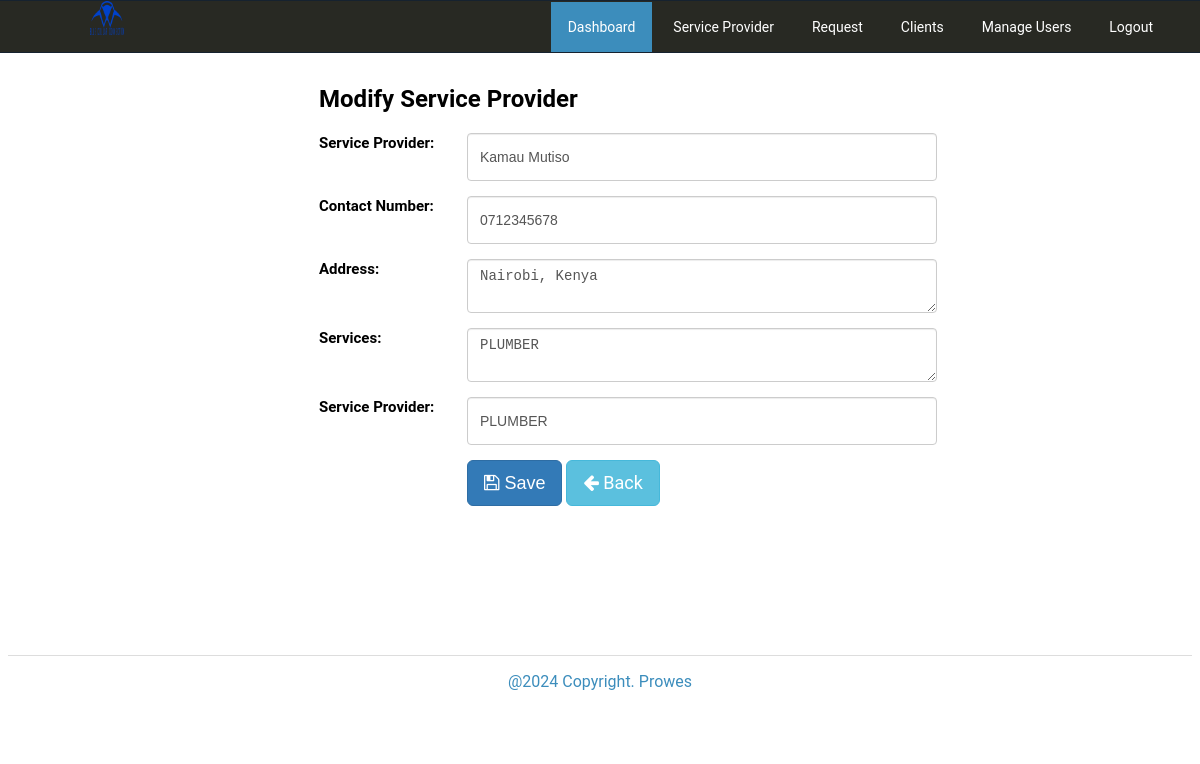
Screenshot of /admin/services/index.php?view=edit&id=4 (signed in) with the database file from the repository.
### tables this page shows
CREATE TABLE `tblserviceprovider` (
  `ServiceID` int(11) NOT NULL,
  `ServiceName` varchar(90) NOT NULL,
  `ServiceContact` varchar(30) NOT NULL,
  `ServiceAddress` text NOT NULL,
  `lat` double NOT NULL DEFAULT 0,
  `lng` double NOT NULL DEFAULT 0,
  `Services` text NOT NULL,
  `EmailAddress` varchar(90) NOT NULL DEFAULT 'ma5755333@gmail.com',
  `spUsername` varchar(90) NOT NULL,
  `spPassword` varchar(90) NOT NULL,
  `Status` varchar(90) NOT NULL DEFAULT 'Confirmed',
  `PicLoc` text NOT NULL
);

### admin/services/index.php (called while the page is built, shortened)
<?php
require_once("../nav/navigation.php");
?>

### includes/database.php (called while the page is built, shortened)
<?php
class Database
{
    public $sql_string = '';
    private $conn;
    public function open_connection()
    {
        $this->conn = new mysqli(server, user, pass, database_name);
    }
    public function setQuery($sql = '')
    {
        $this->sql_string = $sql;
    }
    public function executeQuery()
    {
        $result = $this->conn->query($this->sql_string);
        return $result;
    }
    private function confirm_query($result)
    {
        return $result;
    }
    public function loadSingleResult()
    {
        $cur = $this->executeQuery();
        while ($row = $cur->fetch_object()) {
            return $data = $row;
        }
    }
}
$mydb = new Database();
?>

### includes/serviceprovider.php (called while the page is built, shortened)
<?php
require_once(LIB_PATH . DS . 'database.php');
class ServiceProvider {
	protected static $tbl_name = "tblserviceprovider";
	function single_provider($id = 0) {
		global $mydb;
		$mydb->setQuery("SELECT * FROM " . self::$tbl_name . " WHERE ServiceID = {$id} LIMIT 1");
		$cur = $mydb->loadSingleResult();
		return $cur;
	}
}
?>

### admin/services/edit.php (the view, shortened to what this page needs)
<?php
$id = $_GET['id'];
  $sp = New ServiceProvider();
  $res = $sp->single_provider($id);
?>
<form class="form-horizontal span6" action="controller.php?action=edit" method="POST">
    <div class="row no-gutters">
                <div class="col-md-3"></div>
                <div class="col-md-6">
                      <div class="card-header">
                          <h2>Modify Service Provider</h2>
                    </div>
                    <div class="form-group row no-gutters">
                      <label class="col-md-3 label" for=
                      "ServiceName">Service Provider:</label>
                      <div class="col-md-9">
                         <input class="form-control input-sm" id="ServiceName" name="ServiceName" placeholder=
                            "Service Provider" type="text" value="<?php echo $res->ServiceName ?>">
                      </div>
                    </div>
                    <div class="form-group row no-gutters">
                      <label class="col-md-3 label" for=
                      "ServiceContact">Contact Number:</label>
                      <div class="col-md-9">
                         <input class="form-control input-sm" id="ServiceContact" name="ServiceContact" placeholder=
                            "Contact Number" type="text" value="<?php echo $res->ServiceContact ?>">
                      </div>
                    </div>
                    <div class="form-group row no-gutters">
                      <label class="col-md-3 label" for=
                      "ServiceAddress">Address:</label>
                      <div class="col-md-9">
                         <textarea class="form-control input-sm" id="ServiceAddress" name="ServiceAddress" placeholder=
                            "Address" ><?php echo $res->ServiceAddress ?></textarea>
                      </div>
                    </div>
                    <div class="form-group row no-gutters">
                      <label class="col-md-3 label" for=
                      "Services">Services:</label>
                      <div class="col-md-9">
                         <textarea class="form-control input-sm" id="Services" name="Services" placeholder=
                            "Services" ><?php echo $res->Services ?></textarea>
                      </div>
                    </div>
                     <div class="form-group row no-gutters">
                      <label class="col-md-3 label" for=
                      "spUsername">Service Provider:</label>
                      <div class="col-md-9">
                         <input class="form-control input-sm" id="spUsername" name="spUsername" placeholder=
                            "Username" type="text" value="<?php echo $res->spUsername ?>">
                      </div>
                    </div>
                    <div class="form-group row no-gutters">
                      <label class="col-md-3 label" for=
                      "idno"></label>
                      <div class="col-md-9">
                       <button class="btn btn-primary btn-lg" id="usersave" name="save" type="submit" ><i class="fa fa-save"></i>  Save</button>
                          <a href="index.php" class="btn btn-info btn-lg"><span class="fa fa-arrow-left"></span> Back</a>
                       </div>
                    </div>
                </div>
                <div class="col-md-3"></div>
                </div>
</form>

### admin/css/style.css (style rules this page uses)
body { font-family: "Roboto", -apple-system, BlinkMacSystemFont, "Segoe UI", Roboto, "Helvetica Neue", Arial, sans-serif; }
.row { display: flex; flex-wrap: wrap; margin-right: -15px; margin-left: -15px; }
.no-gutters { margin-right: 0; margin-left: 0; }
.no-gutters > .col, .no-gutters > [class*="col-"] { padding-right: 0; padding-left: 0; }
.col, .col-md-1, .col-md-2, .col-md-3, .col-md-4, .col-md-5, .col-md-6, .col-md-7, .col-md-8, .col-md-9, .col-md-10, .col-md-11, .col-md-12, .col-md, .col-md-auto { position: relative; width: 100%; min-height: 1px; padding-right: 15px; padding-left: 15px; }
@media (min-width: 768px) { .col-md-3 { flex: 0 0 25%; max-width: 25%; } }
@media (min-width: 768px) { .col-md-6 { flex: 0 0 50%; max-width: 50%; } }
@media (min-width: 768px) { .col-md-9 { flex: 0 0 75%; max-width: 75%; } }
.btn { display: inline-block; padding: 6px 12px; margin-bottom: 0; font-size: 14px; font-weight: normal; line-height: 1.42857143; text-align: center; white-space: nowrap; vertical-align: middle; -ms-touch-action: manipulation; touch-action: manipulation; cursor: pointer; -webkit-user-select: none; -moz-user-select: none; -ms-user-select: none; user-select: none; background-image: none; border: 1px solid transparent; border-radius: 4px; }
.btn-primary { color: #fff; background-color: #337ab7; border-color: #2e6da4; }
.btn-info { color: #fff; background-color: #5bc0de; border-color: #46b8da; }
.btn-lg, .btn-group-lg > .btn { padding: 10px 16px; font-size: 18px; line-height: 1.3333333; border-radius: 6px; }
a.btn { text-decoration: none; }
.form-control { display: block; width: 100%; height: 34px; padding: 6px 12px; font-size: 14px; line-height: 1.42857143; color: #555; background-color: #fff; background-image: none; border: 1px solid #ccc; border-radius: 4px; -webkit-box-shadow: inset 0 1px 1px rgba(0, 0, 0, .075); box-shadow: inset 0 1px 1px rgba(0, 0, 0, .075); -webkit-transition: border-color ease-in-out .15s, -webkit-box-shadow ease-in-out .15s; -o-transition: border-color ease-in-out .15s, box-shadow ease-in-out .15s; transition: border-color ease-in-out .15s, box-shadow ease-in-out .15s; }
textarea.form-control { height: auto; }
.form-group { margin-bottom: 15px; }
.label { display: inline; padding: .2em .6em .3em; font-size: 75%; font-weight: bold; line-height: 1; white-space: nowrap; vertical-align: baseline; border-radius: .25em; font-size: 15px; }

### rows the page displays
tblserviceprovider: ServiceName "Kamau Mutiso", ServiceContact "0712345678", ServiceAddress "Nairobi, Kenya", Services "PLUMBER", spUsername "PLUMBER"
